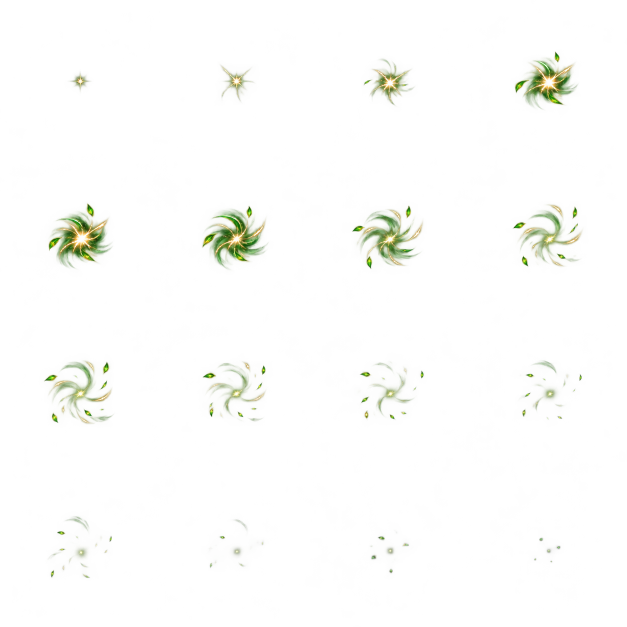
#> input picture art/ranged/source/arqueira-v37.png, 1254 x 1254 px (shown at 1/2 size); its folder holds 2 pictures in this run
$ python pack-ranged-vfx.py
#> lines starting #> are read from the running program, lines starting #| are printed output that depends on the picture
"""Pack authored 4x4 effects with a fixed origin/scale and transparent gutters.
Never fit individual frames: their expansion/dissipation is part of the art.
"""
from pathlib import Path
from PIL import Image
ROOT = Path(__file__).resolve().parents[1]
for cls in ('arqueira', 'pistoleira'):
    source = Image.open(ROOT / 'art/ranged/source' / f'{cls}-v37.png').convert('RGBA')
#> source is the input picture: PIL image 1254x1254 RGBA; mean R, G, B, A 8.1, 10.4, 2.9, 5.6
    atlas = Image.new('RGBA', (640, 640))
#> atlas: PIL image 640x640 RGBA; every value is 0
    # One square crop size and one scale shared by all sixteen frames.
    cell = min(source.width / 4, source.height / 4) * .75
#> cell = 235.1
    for row in range(4):
        for col in range(4):
            cx, cy = (col + .5) * source.width / 4, (row + .5) * source.height / 4
            frame = source.crop((round(cx-cell/2), round(cy-cell/2), round(cx+cell/2), round(cy+cell/2)))
            frame = frame.resize((128, 128), Image.Resampling.LANCZOS)
            atlas.paste(frame, (col*160+16, row*160+16))
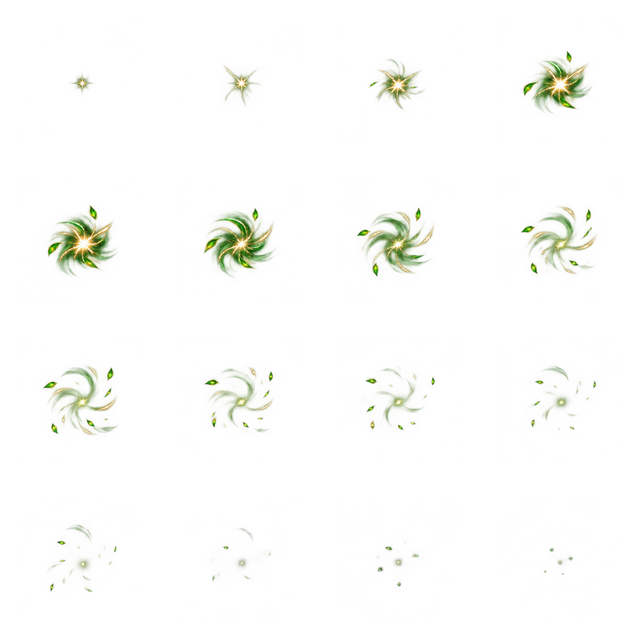
#> atlas: PIL image 640x640 RGBA; mean R, G, B, A 9.3, 11.8, 3.3, 6.3; transparent parts drawn white
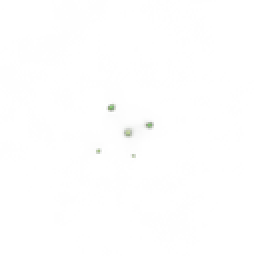
#> frame: PIL image 128x128 RGBA (shown 2 times larger); mean R, G, B, A 0.2, 0.5, 0.1, 0.6; transparent parts drawn white
    atlas.save(ROOT / 'art/ranged' / f'{cls}-impact.png', optimize=True)
    print(cls, atlas.size)
#| arqueira (640, 640)
#> pass 2 of the loop `for cls in ('arqueira', 'pistoleira'):`:
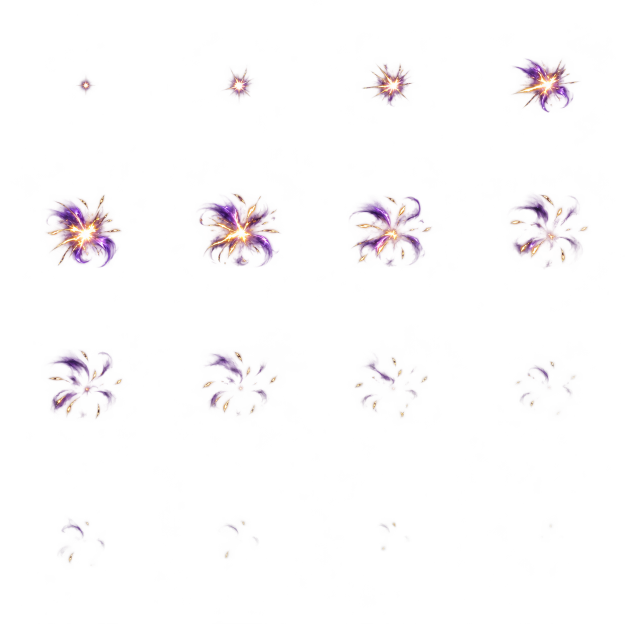
#> input picture art/ranged/source/pistoleira-v37.png, 1261 x 1247 px (shown at 1/2 size)
#> source is the input picture: PIL image 1261x1247 RGBA; mean R, G, B, A 11.4, 6.5, 9.3, 5.9
#> after the loop `for row in range(4):`:
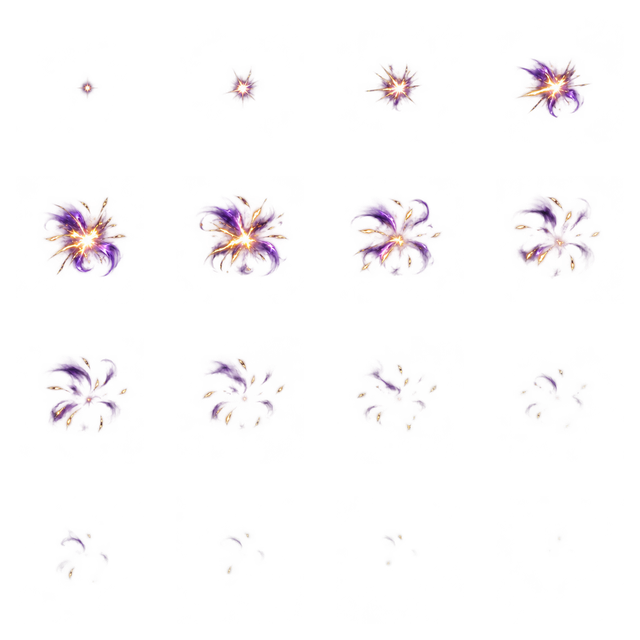
#> atlas: PIL image 640x640 RGBA; mean R, G, B, A 13.1, 7.5, 10.8, 6.7; transparent parts drawn white
#| pistoleira (640, 640)
